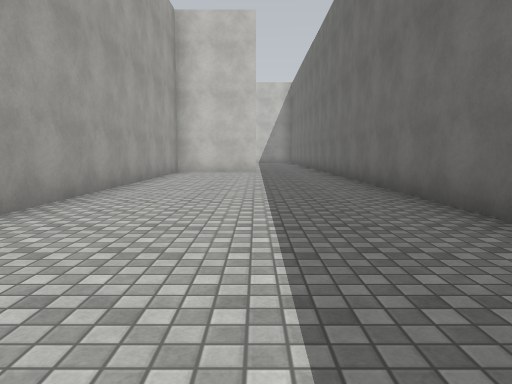
view 1 (above)

24 first-person views from a walk through a scene from a Unity 3-D project. The camera is 1.2 m above the floor, tilts 6° down and sees 70° across. The floor is counted in squares, 2 m on a side. Each view is taken from the middle of a square. On the plan, view 1 faces up. The plan holds only what a view shows up to about 10 squares ahead; the rest is blank. The place goes on beyond the plan. The player is left out. Surface patterns are stand-ins for the level's own textures.

view 2
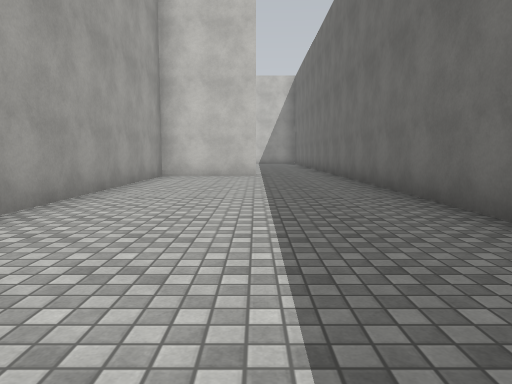

view 3
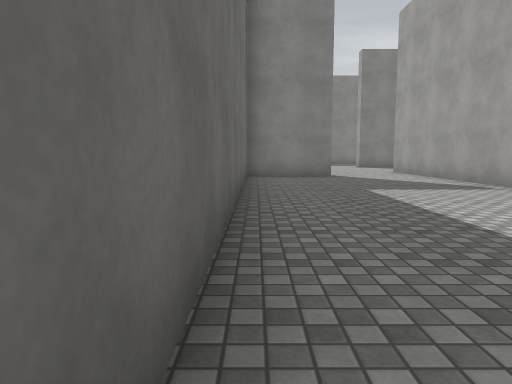

view 4
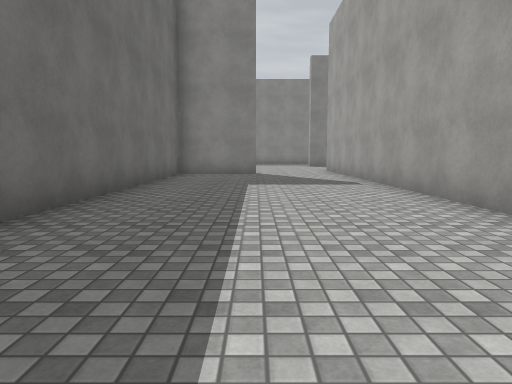

view 5
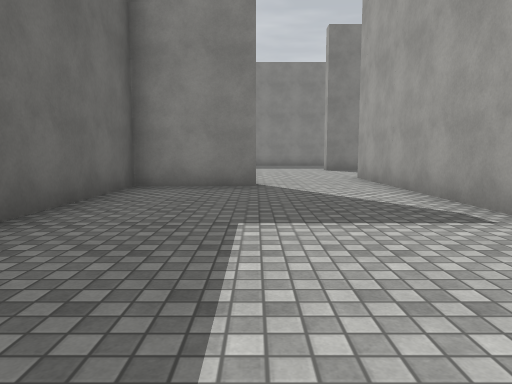

view 6
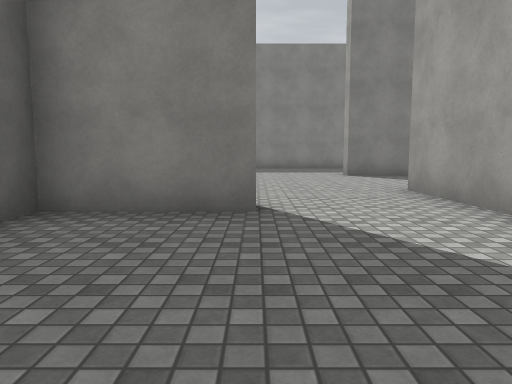

view 7
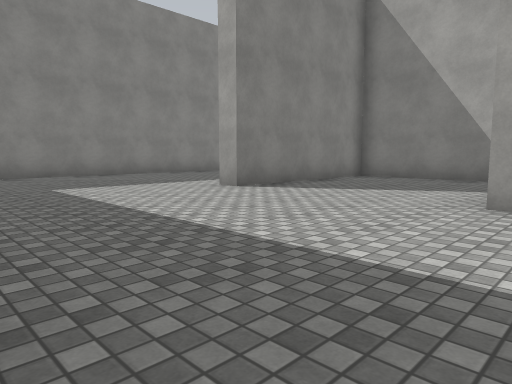

view 8
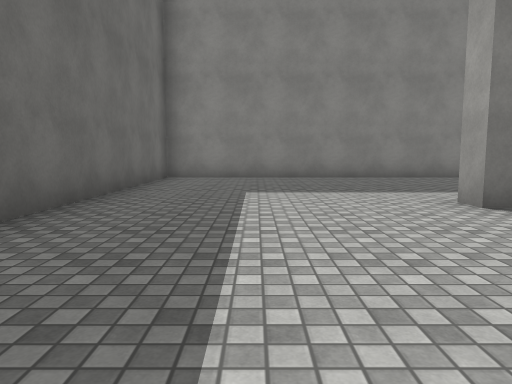

view 9
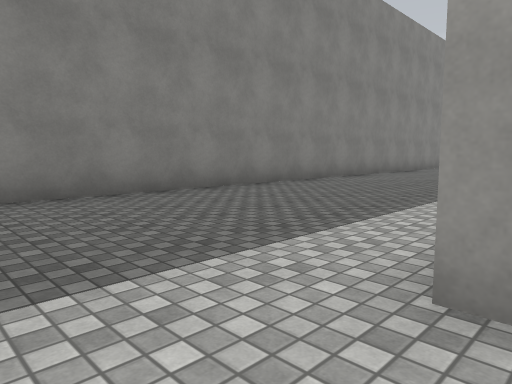

view 10
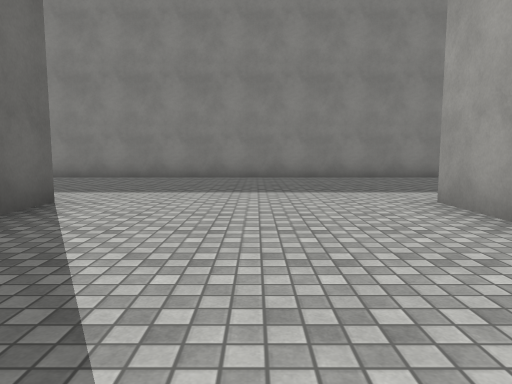

view 11
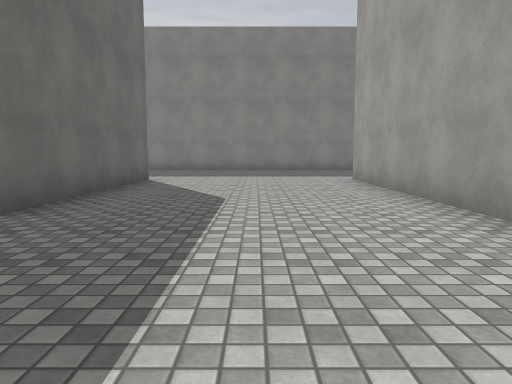

view 12
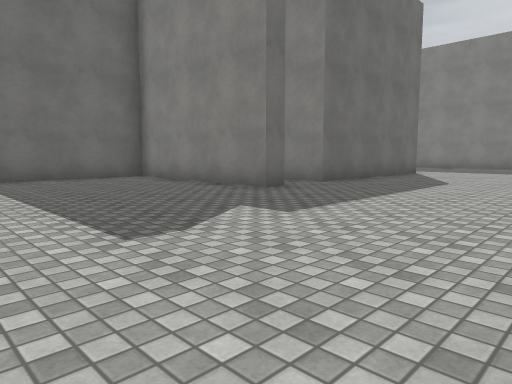

view 13
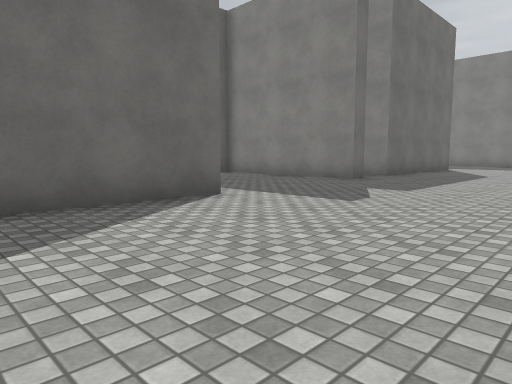

view 14
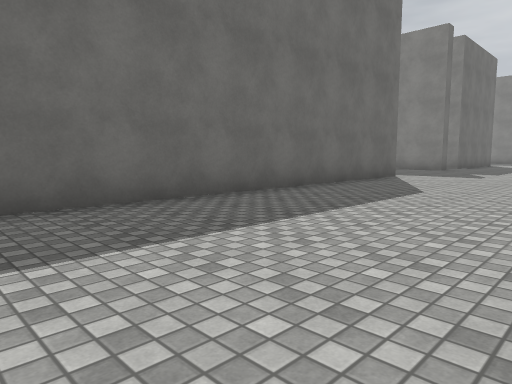

view 15
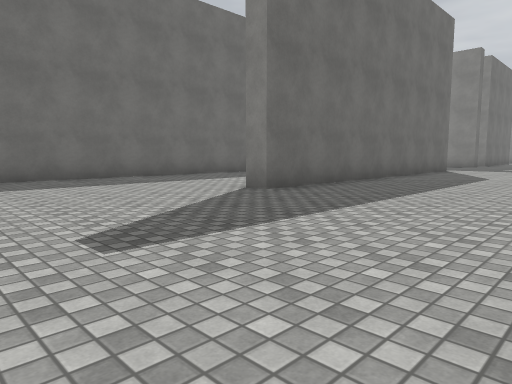

view 16
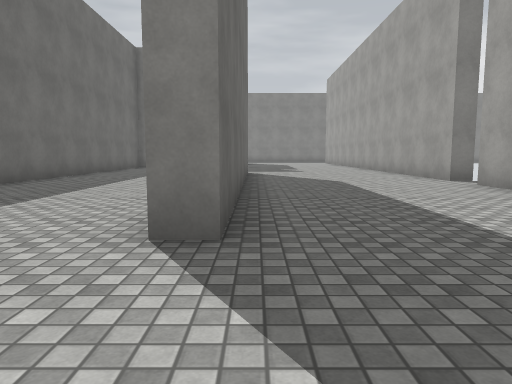

view 17
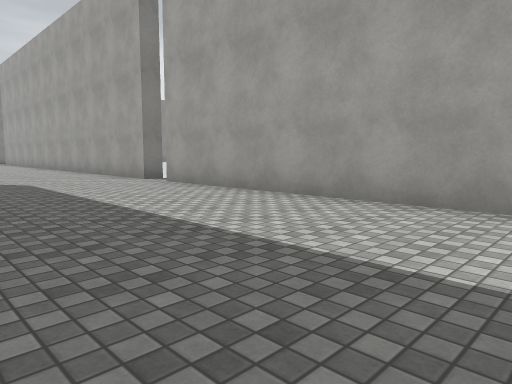

view 18
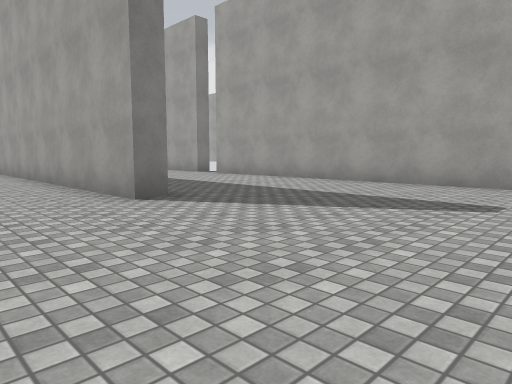

view 19
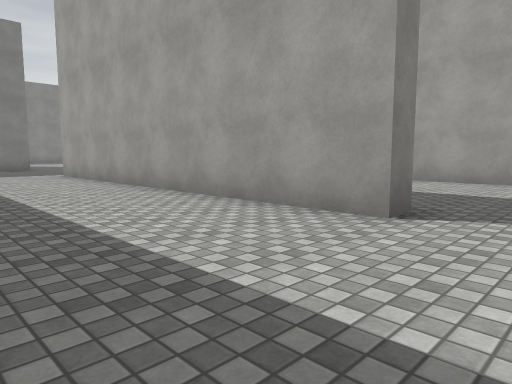

view 20
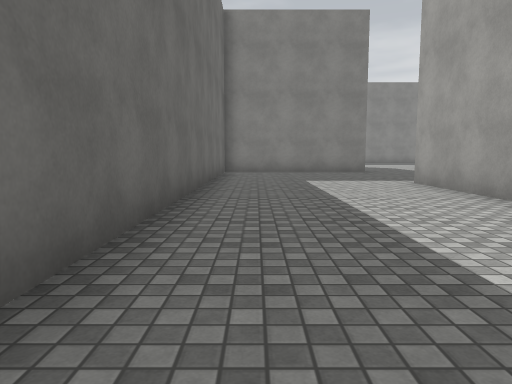

view 21
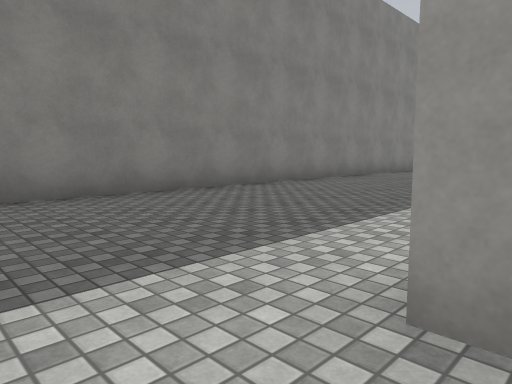

view 22
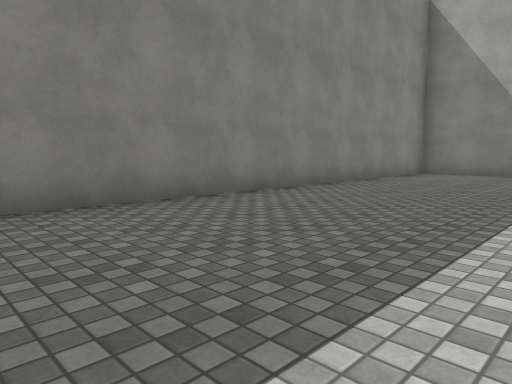

view 23
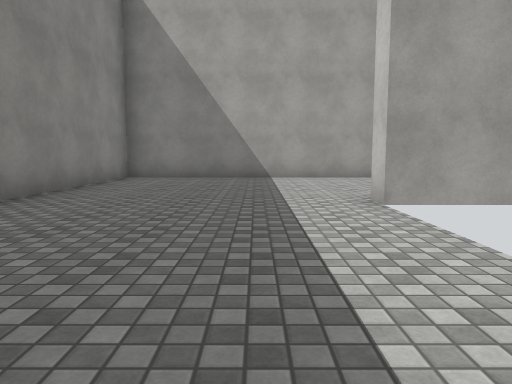

view 24
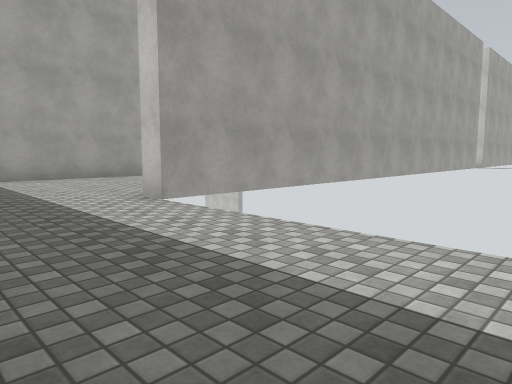

### Floor plan
Points are (right, up) in squares from view 1. A wall is a line through its corners. A room is listed if a view was taken in it or the views show most of it. See-through windows are left out.
Room 1 (views 1, 2, 3, 4, 5, 6)
walls: (0, 11.7) (-2.5, 11.7) (-2.5, -5.5); (-0.1, -4.8) (2.2, -4.8) (2.2, 12)
ways out: opening at (-1.5, -5) to room 2
Room 2 (views 7, 8, 9, 10, 11, 12, 13, 14, 15, 16, 17, 18, 19, 20, 21, 22, 23, 24)
walls: (-27.2, -9.1) (-27.2, -16.2) (2.2, -16.2) (2.2, -10.1); (-22.2, -11.5) (-22.8, -11.5); (-12.3, -6.1) (-12.3, -11.5); (-12.9, 3) (-12.3, 3) (-12.3, 0.9); (-7.8, -0.6) (-7.8, 8.5) (-7.3, 8.5) (-7.3, -0.5); (-7.5, -5.4) (-7.5, -4.8) (-3, -4.8) (-3, 5.6); (-7, -7.9) (-7, -11) (-2.5, -11) (-2.5, -11.5); (-7.5, -11.5) (-7.5, -6.5) (-6.4, -6.5); (-12.3, 11.8) (-12.3, 4); (-2.5, -5.5) (-2.5, -7); (-3, 7.8) (-3, 11.5)
ways out: opening at (-1.5, -5) to room 1; gap at (-13, 3.5)

Where each view was taken, in squares from view 1:
view 1: 0 up, 0 right, facing up
view 2: 2 up, 0 right, facing up
view 3: 5 up, 2 right, facing down
view 4: 6 up, 0 right, facing down
view 5: 2 up, 0 right, facing down
view 6: 1 down, 0 right, facing down
view 7: 6 down, 2 right, facing down-left
view 8: 7 down, 0 right, facing down
view 9: 11 down, 1 left, facing down-left
view 10: 7 down, 10 left, facing down
view 11: 3 down, 10 left, facing down
view 12: 0 up, 12 left, facing down-right
view 13: 3 up, 12 left, facing down-right
view 14: 9 up, 12 left, facing down-right
view 15: 13 up, 12 left, facing down-right
view 16: 11 up, 8 left, facing down
view 17: 11 up, 8 left, facing down-left
view 18: 13 up, 5 left, facing down-left
view 19: 10 up, 4 left, facing down-left
view 20: 7 up, 4 left, facing down
view 21: 11 down, 11 left, facing down-left
view 22: 12 down, 16 left, facing down-left
view 23: 13 down, 18 left, facing left
view 24: 14 down, 18 left, facing up-left
